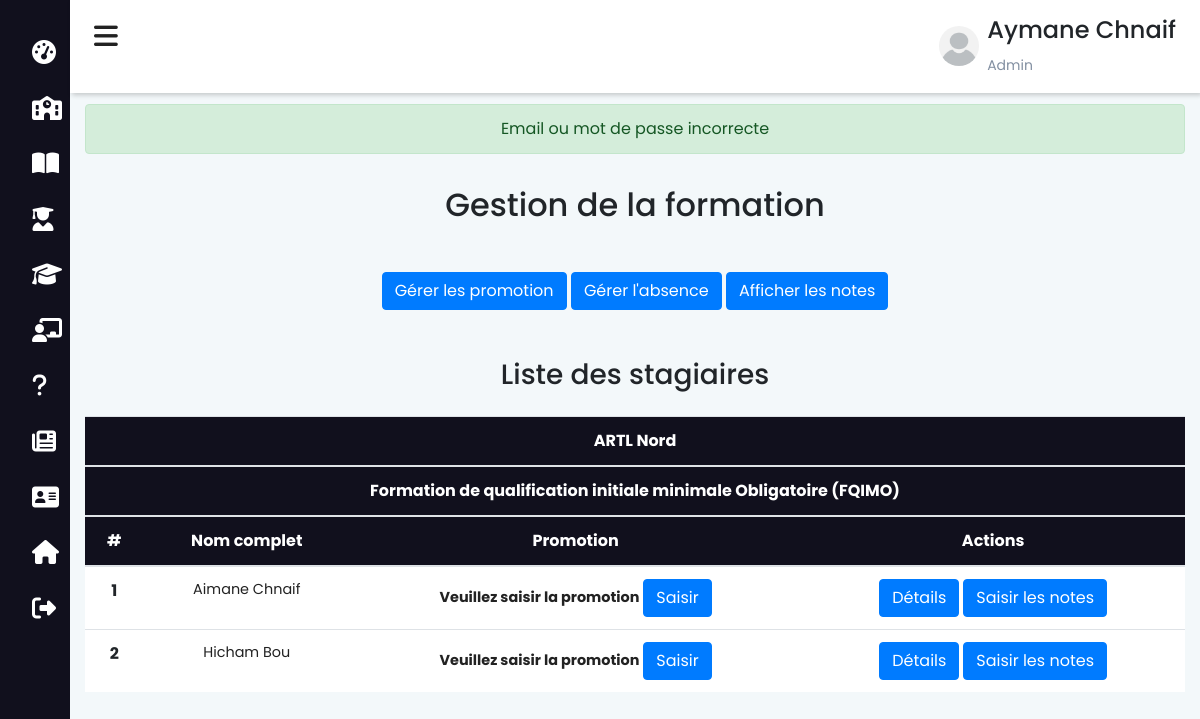
Page /admin/gestion-formation?id=16 (signed in) on the earlier database version.
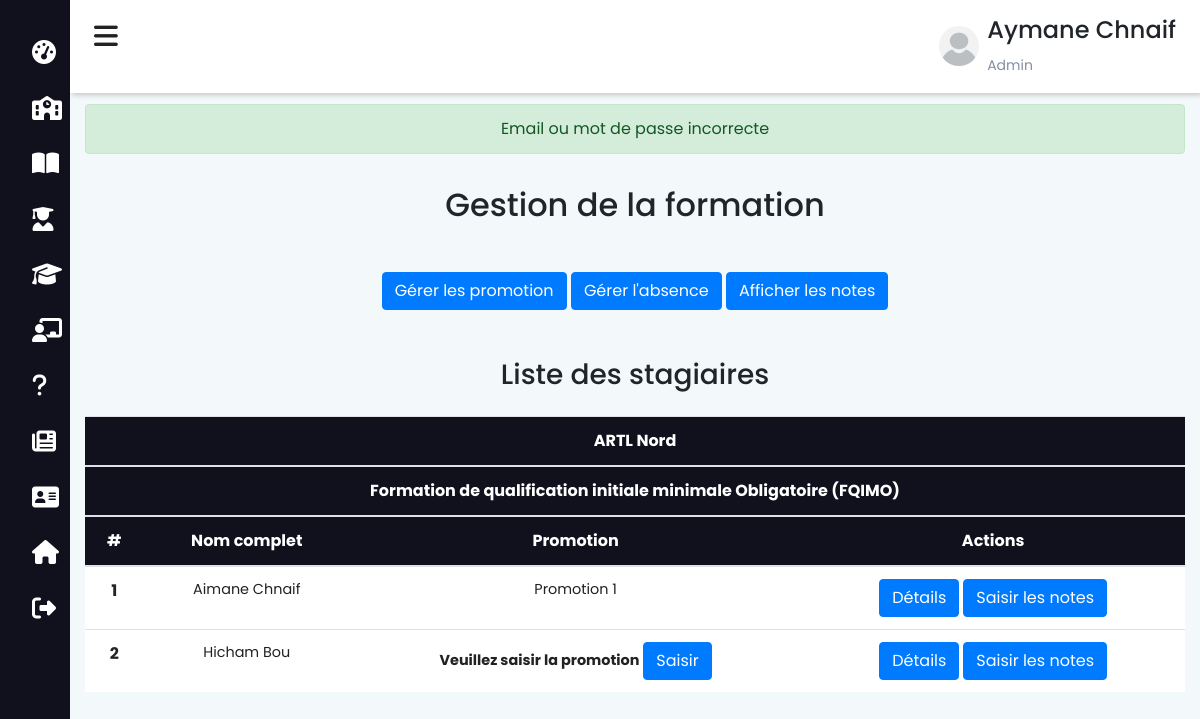
Same page on the later database version.
### tables this page shows
CREATE TABLE `etudiant` (
  `etud_id` int(11) NOT NULL,
  `etud_nom` varchar(200) NOT NULL,
  `etud_nom_arab` varchar(200) NOT NULL,
  `etud_prenom` varchar(200) NOT NULL,
  `etud_prenom_arabe` varchar(200) NOT NULL,
  `etud_email` varchar(200) NOT NULL,
  `etud_telephone` varchar(200) NOT NULL,
  `etud_motdepasse` varchar(200) NOT NULL,
  `etud_cin` varchar(200) NOT NULL,
  `etud_formation` int(11) NOT NULL,
  `etud_naissance` date NOT NULL,
  `etud_lieu_naissance` varchar(50) NOT NULL,
  `etud_adress` varchar(200) NOT NULL,
  `etud_permis` varchar(200) NOT NULL,
  `etud_cat_permis` varchar(200) NOT NULL,
  `etude_carte_pro` varchar(200) NOT NULL,
  `etud_permis_obt` date NOT NULL DEFAULT current_timestamp(),
  `etud_scan_cin` varchar(200) NOT NULL,
  `etud_scan_permis` varchar(200) NOT NULL,
  `etud_scan_visite` varchar(200) NOT NULL,
  `etud_promos` int(11) DEFAULT NULL,
  `etud_image` varchar(500) NOT NULL,
  `etud_inscription` date NOT NULL DEFAULT current_timestamp()
);

CREATE TABLE `promos` (
  `pro_id` int(11) NOT NULL,
  `pro_groupe` varchar(200) NOT NULL
);

### functions/db.php (called while the page is built, shortened)
<?php
    class DBController{
        protected $host = "localhost";
        protected $user = "root";
        protected $password = "";
        protected $db = "ecole";
        public function __construct(){
            $this->conn = mysqli_connect($this->host, $this->user, $this->password, $this->db);
        }
    }
?>

### session.php (called while the page is built, shortened)
<?php
    require("functions/db.php");
    require("functions/etudiant.php");
    $db = new DBController();
    $data = new Etudiant($db);
?>

### functions/etudiant.php (called while the page is built, shortened)
<?php
    class Etudiant{
        public $db = null;
        public function __construct(DBController $db){
            $this->db = $db;
        }
        public function getEtudiantNotes(){
            $result = $this->db->conn->query("SELECT * FROM `etudiant` RIGHT JOIN `formation` ON etud_formation=for_id LEFT JOIN `promos`
                        ON etud_promos=pro_id");
            $resultArray = array();
            while ($item = mysqli_fetch_array($result, MYSQLI_ASSOC)){
                $resultArray[] = $item;
            }
            return $resultArray;
        }
    }
?>

### admin/gestion-formation.php (the view, shortened to what the changed rows need)
<?php include_once "../session.php"; ?>
<!DOCTYPE html>
<html lang="fr">
<head>
    <?php
        include_once "../includes/header.php";
    ?>
</head>
<?php
$id = $_GET['id'];
$etudiants = $data->getEtudiantNotes();
foreach ($etudiants as $etudiant) {
    if ($etudiant['for_id'] == $id) {
        $fornom = $etudiant['for_nom'];
    }
}
?>
<body>
    <div class="main-content">
        <header>
            <?php include 'admin.php' ?>
        </header>
        <div class="container mt-5 pt-5">
            <div class="text-center py-3">
                <h2>Gestion de la formation</h2>
            </div>
            <table class="table table-hover bg-white">
                <thead class="text-center text-white" style="background-color: #11101d;">
                    <tr>
                        <th scope="col" colspan="9">ARTL Nord</th>
                    </tr>
                    <tr>
                        <th scope="col" colspan="9"><?= $fornom ?></th>
                    </tr>
                    <tr>
                        <th scope="col">#</th>
                        <th scope="col">Nom complet</th>
                        <th scope="col">Promotion</th>
                        <th scope="col">Actions</th>
                    </tr>
                </thead>
                <tbody class="text-center">
                    <?php
                    $i = 1;
                    foreach ($etudiants as $etudiant) {
                        if ($etudiant['for_id'] == $id) {
                            if ($etudiant['etud_formation'] != $etudiant['for_id']) {
                    ?>
                                <tr>
                                    <th scope="row" colspan="4">
                                        <h2>Pas de stagiaires</h2>
                                    </th>
                                </tr>
                            <?php
                            } else {
                            ?>
                                <tr>
                                    <th scope="row"><?php echo $i++ ?></th>
                                    <td><?php echo $etudiant['etud_prenom'] . " " . $etudiant['etud_nom']; ?></td>
                                    <td>
                                        <?php
                                            if($etudiant['etud_promos'] == 0 ){
                                        ?>
                                        <b>Veuillez saisir la promotion</b>
                                        <button type="button" class="btn btn-primary btn-id-promotion" id="btn-id" data-toggle="modal" data-target="#modal" data-id="<?php echo $etudiant['etud_id'] ?>">Saisir</button>
                                        <?php
                                            }else{
                                        ?>
                                        Promotion <?php echo $etudiant['pro_groupe'] ?>
                                        <?php
                                            }
                                        ?>
                                    </td>
                                    <td>
                                        <button type="button" class="btn btn-primary btn-id" data-toggle="modal" data-target="#exampleModal" data-id="<?php echo $etudiant['etud_id'] ?>">Détails</button>
                                        <a href="saisir-notes?id=<?php echo $etudiant['etud_id'] ?>" target="_blank" class="btn btn-primary">Saisir les notes</a>
                                    </td>
                                </tr>
                    <?php
                            }
                        }
                    }
                    ?>
                </tbody>
            </table>
        </div>
</body>
</html>

Differences in the rows shown:
changed etudiant "Aimane": etud_promos.pro_groupe (not shown) → "1"; etud_promos "Veuillez saisir la promotion Saisir" → "Promotion"
